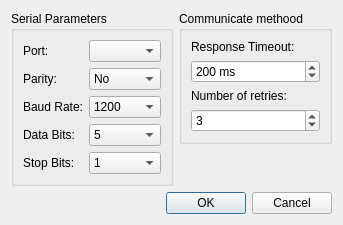
<?xml version="1.0" encoding="UTF-8"?>
<ui version="4.0">
 <class>configureDialog</class>
 <widget class="QDialog" name="configureDialog">
  <property name="geometry">
   <rect>
    <x>0</x>
    <y>0</y>
    <width>332</width>
    <height>221</height>
   </rect>
  </property>
  <property name="windowTitle">
   <string>Dialog</string>
  </property>
  <layout class="QGridLayout" name="gridLayout_3">
   <item row="0" column="0">
    <layout class="QGridLayout" name="gridLayout">
     <item row="0" column="0" rowspan="2">
      <widget class="QGroupBox" name="groupBox">
       <property name="title">
        <string>Serial Parameters</string>
       </property>
       <layout class="QGridLayout" name="gridLayout_2">
        <item row="3" column="1">
         <widget class="QComboBox" name="dataBitsCombo">
          <item>
           <property name="text">
            <string>5</string>
           </property>
          </item>
          <item>
           <property name="text">
            <string>6</string>
           </property>
          </item>
          <item>
           <property name="text">
            <string>7</string>
           </property>
          </item>
          <item>
           <property name="text">
            <string>8</string>
           </property>
          </item>
         </widget>
        </item>
        <item row="1" column="0">
         <widget class="QLabel" name="label_6">
          <property name="text">
           <string>Parity:</string>
          </property>
         </widget>
        </item>
        <item row="2" column="1">
         <widget class="QComboBox" name="baudCombo">
          <item>
           <property name="text">
            <string>1200</string>
           </property>
          </item>
          <item>
           <property name="text">
            <string>2400</string>
           </property>
          </item>
          <item>
           <property name="text">
            <string>4800</string>
           </property>
          </item>
          <item>
           <property name="text">
            <string>9600</string>
           </property>
          </item>
          <item>
           <property name="text">
            <string>19200</string>
           </property>
          </item>
          <item>
           <property name="text">
            <string>38400</string>
           </property>
          </item>
          <item>
           <property name="text">
            <string>57600</string>
           </property>
          </item>
          <item>
           <property name="text">
            <string>115200</string>
           </property>
          </item>
         </widget>
        </item>
        <item row="0" column="1">
         <widget class="QComboBox" name="portCombo"/>
        </item>
        <item row="0" column="0">
         <widget class="QLabel" name="label_7">
          <property name="text">
           <string>Port:</string>
          </property>
         </widget>
        </item>
        <item row="4" column="0">
         <widget class="QLabel" name="label_5">
          <property name="text">
           <string>Stop Bits:</string>
          </property>
         </widget>
        </item>
        <item row="1" column="1">
         <widget class="QComboBox" name="parityCombo">
          <item>
           <property name="text">
            <string>No</string>
           </property>
          </item>
          <item>
           <property name="text">
            <string>Even</string>
           </property>
          </item>
          <item>
           <property name="text">
            <string>Odd</string>
           </property>
          </item>
          <item>
           <property name="text">
            <string>Space</string>
           </property>
          </item>
          <item>
           <property name="text">
            <string>Mark</string>
           </property>
          </item>
         </widget>
        </item>
        <item row="3" column="0">
         <widget class="QLabel" name="label_4">
          <property name="text">
           <string>Data Bits:</string>
          </property>
         </widget>
        </item>
        <item row="4" column="1">
         <widget class="QComboBox" name="stopBitsCombo">
          <item>
           <property name="text">
            <string>1</string>
           </property>
          </item>
          <item>
           <property name="text">
            <string>3</string>
           </property>
          </item>
          <item>
           <property name="text">
            <string>2</string>
           </property>
          </item>
         </widget>
        </item>
        <item row="2" column="0">
         <widget class="QLabel" name="label_3">
          <property name="text">
           <string>Baud Rate:</string>
          </property>
         </widget>
        </item>
       </layout>
      </widget>
     </item>
     <item row="0" column="1">
      <widget class="QGroupBox" name="groupBox_2">
       <property name="title">
        <string>Communicate methood</string>
       </property>
       <layout class="QVBoxLayout" name="verticalLayout">
        <item>
         <widget class="QLabel" name="label">
          <property name="text">
           <string>Response Timeout:</string>
          </property>
         </widget>
        </item>
        <item>
         <widget class="QSpinBox" name="timeoutSpinner">
          <property name="accelerated">
           <bool>true</bool>
          </property>
          <property name="suffix">
           <string> ms</string>
          </property>
          <property name="minimum">
           <number>-1</number>
          </property>
          <property name="maximum">
           <number>5000</number>
          </property>
          <property name="singleStep">
           <number>20</number>
          </property>
          <property name="value">
           <number>200</number>
          </property>
         </widget>
        </item>
        <item>
         <widget class="QLabel" name="label_8">
          <property name="text">
           <string>Number of retries:</string>
          </property>
         </widget>
        </item>
        <item>
         <widget class="QSpinBox" name="retriesSpinner">
          <property name="value">
           <number>3</number>
          </property>
         </widget>
        </item>
       </layout>
      </widget>
     </item>
     <item row="1" column="1">
      <spacer name="verticalSpacer">
       <property name="orientation">
        <enum>Qt::Vertical</enum>
       </property>
       <property name="sizeHint" stdset="0">
        <size>
         <width>20</width>
         <height>40</height>
        </size>
       </property>
      </spacer>
     </item>
    </layout>
   </item>
   <item row="1" column="0">
    <widget class="QDialogButtonBox" name="buttonBox">
     <property name="orientation">
      <enum>Qt::Horizontal</enum>
     </property>
     <property name="standardButtons">
      <set>QDialogButtonBox::Cancel|QDialogButtonBox::Ok</set>
     </property>
    </widget>
   </item>
  </layout>
 </widget>
 <resources/>
 <connections>
  <connection>
   <sender>buttonBox</sender>
   <signal>accepted()</signal>
   <receiver>configureDialog</receiver>
   <slot>accept()</slot>
   <hints>
    <hint type="sourcelabel">
     <x>229</x>
     <y>221</y>
    </hint>
    <hint type="destinationlabel">
     <x>157</x>
     <y>228</y>
    </hint>
   </hints>
  </connection>
  <connection>
   <sender>buttonBox</sender>
   <signal>rejected()</signal>
   <receiver>configureDialog</receiver>
   <slot>reject()</slot>
   <hints>
    <hint type="sourcelabel">
     <x>297</x>
     <y>227</y>
    </hint>
    <hint type="destinationlabel">
     <x>286</x>
     <y>228</y>
    </hint>
   </hints>
  </connection>
 </connections>
</ui>
